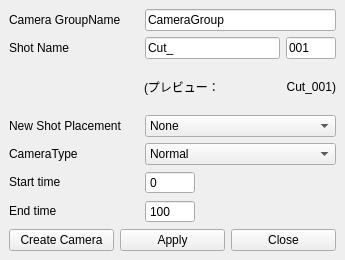
<?xml version="1.0" encoding="UTF-8"?>
<ui version="4.0">
 <class>MainWindow</class>
 <widget class="QMainWindow" name="MainWindow">
  <property name="geometry">
   <rect>
    <x>0</x>
    <y>0</y>
    <width>345</width>
    <height>260</height>
   </rect>
  </property>
  <property name="windowTitle">
   <string>Create Camera Options</string>
  </property>
  <widget class="QWidget" name="centralwidget">
   <layout class="QVBoxLayout" name="verticalLayout">
    <item>
     <layout class="QHBoxLayout" name="horizontalLayout_2">
      <property name="sizeConstraint">
       <enum>QLayout::SetDefaultConstraint</enum>
      </property>
      <item>
       <widget class="QLabel" name="label">
        <property name="sizePolicy">
         <sizepolicy hsizetype="Fixed" vsizetype="Fixed">
          <horstretch>0</horstretch>
          <verstretch>0</verstretch>
         </sizepolicy>
        </property>
        <property name="minimumSize">
         <size>
          <width>130</width>
          <height>0</height>
         </size>
        </property>
        <property name="text">
         <string>Camera GroupName</string>
        </property>
       </widget>
      </item>
      <item>
       <widget class="QLineEdit" name="cameraGroup">
        <property name="text">
         <string>CameraGroup</string>
        </property>
       </widget>
      </item>
     </layout>
    </item>
    <item>
     <layout class="QHBoxLayout" name="horizontalLayout_6">
      <item>
       <widget class="QLabel" name="label_3">
        <property name="sizePolicy">
         <sizepolicy hsizetype="Fixed" vsizetype="Fixed">
          <horstretch>0</horstretch>
          <verstretch>0</verstretch>
         </sizepolicy>
        </property>
        <property name="minimumSize">
         <size>
          <width>130</width>
          <height>0</height>
         </size>
        </property>
        <property name="text">
         <string>Shot Name</string>
        </property>
       </widget>
      </item>
      <item>
       <widget class="QLineEdit" name="shotName">
        <property name="sizePolicy">
         <sizepolicy hsizetype="Minimum" vsizetype="Fixed">
          <horstretch>0</horstretch>
          <verstretch>0</verstretch>
         </sizepolicy>
        </property>
        <property name="text">
         <string>Cut_</string>
        </property>
       </widget>
      </item>
      <item>
       <widget class="QLineEdit" name="shotNumber">
        <property name="sizePolicy">
         <sizepolicy hsizetype="Maximum" vsizetype="Fixed">
          <horstretch>0</horstretch>
          <verstretch>0</verstretch>
         </sizepolicy>
        </property>
        <property name="minimumSize">
         <size>
          <width>0</width>
          <height>0</height>
         </size>
        </property>
        <property name="maximumSize">
         <size>
          <width>50</width>
          <height>16777215</height>
         </size>
        </property>
        <property name="text">
         <string>001</string>
        </property>
       </widget>
      </item>
     </layout>
    </item>
    <item>
     <layout class="QHBoxLayout" name="horizontalLayout_4">
      <property name="spacing">
       <number>0</number>
      </property>
      <item>
       <spacer name="horizontalSpacer_3">
        <property name="orientation">
         <enum>Qt::Horizontal</enum>
        </property>
        <property name="sizeType">
         <enum>QSizePolicy::Maximum</enum>
        </property>
        <property name="sizeHint" stdset="0">
         <size>
          <width>135</width>
          <height>20</height>
         </size>
        </property>
       </spacer>
      </item>
      <item>
       <widget class="QLabel" name="label_2">
        <property name="text">
         <string>(プレビュー：</string>
        </property>
       </widget>
      </item>
      <item>
       <widget class="QLabel" name="previewText">
        <property name="text">
         <string>Cut_001</string>
        </property>
        <property name="alignment">
         <set>Qt::AlignRight|Qt::AlignTrailing|Qt::AlignVCenter</set>
        </property>
       </widget>
      </item>
      <item>
       <widget class="QLabel" name="label_8">
        <property name="sizePolicy">
         <sizepolicy hsizetype="Fixed" vsizetype="Preferred">
          <horstretch>0</horstretch>
          <verstretch>0</verstretch>
         </sizepolicy>
        </property>
        <property name="text">
         <string>)</string>
        </property>
       </widget>
      </item>
     </layout>
    </item>
    <item>
     <layout class="QHBoxLayout" name="horizontalLayout_5">
      <item>
       <widget class="QLabel" name="label_5">
        <property name="sizePolicy">
         <sizepolicy hsizetype="Fixed" vsizetype="Fixed">
          <horstretch>0</horstretch>
          <verstretch>0</verstretch>
         </sizepolicy>
        </property>
        <property name="minimumSize">
         <size>
          <width>130</width>
          <height>0</height>
         </size>
        </property>
        <property name="text">
         <string>New Shot Placement</string>
        </property>
       </widget>
      </item>
      <item>
       <widget class="QComboBox" name="shotPlacement">
        <item>
         <property name="text">
          <string>None</string>
         </property>
        </item>
        <item>
         <property name="text">
          <string>CurrentFrame</string>
         </property>
        </item>
        <item>
         <property name="text">
          <string>EndFrame</string>
         </property>
        </item>
       </widget>
      </item>
     </layout>
    </item>
    <item>
     <layout class="QHBoxLayout" name="horizontalLayout_3">
      <item>
       <widget class="QLabel" name="label_4">
        <property name="sizePolicy">
         <sizepolicy hsizetype="Fixed" vsizetype="Fixed">
          <horstretch>0</horstretch>
          <verstretch>0</verstretch>
         </sizepolicy>
        </property>
        <property name="minimumSize">
         <size>
          <width>130</width>
          <height>0</height>
         </size>
        </property>
        <property name="text">
         <string>CameraType</string>
        </property>
       </widget>
      </item>
      <item>
       <widget class="QComboBox" name="cameraType">
        <item>
         <property name="text">
          <string>Normal</string>
         </property>
        </item>
        <item>
         <property name="text">
          <string>Aim</string>
         </property>
        </item>
        <item>
         <property name="text">
          <string>AimAndUp</string>
         </property>
        </item>
       </widget>
      </item>
     </layout>
    </item>
    <item>
     <layout class="QHBoxLayout" name="horizontalLayout_7">
      <item>
       <widget class="QLabel" name="label_6">
        <property name="sizePolicy">
         <sizepolicy hsizetype="Fixed" vsizetype="Fixed">
          <horstretch>0</horstretch>
          <verstretch>0</verstretch>
         </sizepolicy>
        </property>
        <property name="minimumSize">
         <size>
          <width>130</width>
          <height>0</height>
         </size>
        </property>
        <property name="text">
         <string>Start time</string>
        </property>
       </widget>
      </item>
      <item>
       <widget class="QSpinBox" name="startTime">
        <property name="minimumSize">
         <size>
          <width>50</width>
          <height>0</height>
         </size>
        </property>
        <property name="buttonSymbols">
         <enum>QAbstractSpinBox::NoButtons</enum>
        </property>
       </widget>
      </item>
      <item>
       <spacer name="horizontalSpacer">
        <property name="orientation">
         <enum>Qt::Horizontal</enum>
        </property>
        <property name="sizeHint" stdset="0">
         <size>
          <width>40</width>
          <height>20</height>
         </size>
        </property>
       </spacer>
      </item>
     </layout>
    </item>
    <item>
     <layout class="QHBoxLayout" name="horizontalLayout_8">
      <item>
       <widget class="QLabel" name="label_7">
        <property name="sizePolicy">
         <sizepolicy hsizetype="Fixed" vsizetype="Fixed">
          <horstretch>0</horstretch>
          <verstretch>0</verstretch>
         </sizepolicy>
        </property>
        <property name="minimumSize">
         <size>
          <width>130</width>
          <height>0</height>
         </size>
        </property>
        <property name="text">
         <string>End time</string>
        </property>
       </widget>
      </item>
      <item>
       <widget class="QSpinBox" name="endTime">
        <property name="minimumSize">
         <size>
          <width>50</width>
          <height>0</height>
         </size>
        </property>
        <property name="buttonSymbols">
         <enum>QAbstractSpinBox::NoButtons</enum>
        </property>
        <property name="maximum">
         <number>9999</number>
        </property>
        <property name="value">
         <number>100</number>
        </property>
       </widget>
      </item>
      <item>
       <spacer name="horizontalSpacer_2">
        <property name="orientation">
         <enum>Qt::Horizontal</enum>
        </property>
        <property name="sizeHint" stdset="0">
         <size>
          <width>40</width>
          <height>20</height>
         </size>
        </property>
       </spacer>
      </item>
     </layout>
    </item>
    <item>
     <layout class="QHBoxLayout" name="horizontalLayout">
      <item>
       <widget class="QPushButton" name="createCameraButton">
        <property name="text">
         <string>Create Camera</string>
        </property>
       </widget>
      </item>
      <item>
       <widget class="QPushButton" name="applyButton">
        <property name="text">
         <string>Apply</string>
        </property>
       </widget>
      </item>
      <item>
       <widget class="QPushButton" name="closeButton">
        <property name="text">
         <string>Close</string>
        </property>
       </widget>
      </item>
     </layout>
    </item>
   </layout>
  </widget>
  <widget class="QMenuBar" name="menubar">
   <property name="geometry">
    <rect>
     <x>0</x>
     <y>0</y>
     <width>345</width>
     <height>21</height>
    </rect>
   </property>
  </widget>
 </widget>
 <resources/>
 <connections/>
</ui>
